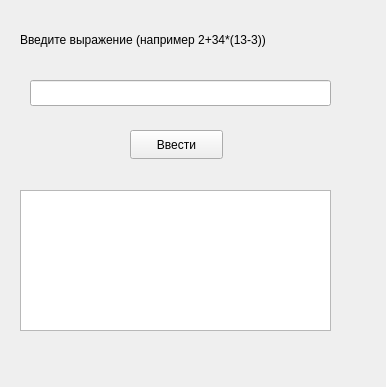
<?xml version="1.0" encoding="UTF-8"?>
<ui version="4.0">
 <class>MainTable</class>
 <widget class="QMainWindow" name="MainTable">
  <property name="geometry">
   <rect>
    <x>0</x>
    <y>0</y>
    <width>386</width>
    <height>387</height>
   </rect>
  </property>
  <property name="windowTitle">
   <string>MainTable</string>
  </property>
  <widget class="QWidget" name="centralwidget">
   <widget class="QLabel" name="label">
    <property name="geometry">
     <rect>
      <x>20</x>
      <y>20</y>
      <width>321</width>
      <height>41</height>
     </rect>
    </property>
    <property name="text">
     <string>&lt;html&gt;&lt;head/&gt;&lt;body&gt;&lt;p&gt;Введите выражение (например 2+34*(13-3))&lt;/p&gt;&lt;/body&gt;&lt;/html&gt;</string>
    </property>
   </widget>
   <widget class="QLineEdit" name="lineEdit">
    <property name="geometry">
     <rect>
      <x>30</x>
      <y>80</y>
      <width>301</width>
      <height>26</height>
     </rect>
    </property>
    <property name="text">
     <string/>
    </property>
   </widget>
   <widget class="QPushButton" name="Button">
    <property name="geometry">
     <rect>
      <x>130</x>
      <y>130</y>
      <width>93</width>
      <height>29</height>
     </rect>
    </property>
    <property name="text">
     <string>Ввести</string>
    </property>
   </widget>
   <widget class="QTableWidget" name="tableWidget">
    <property name="geometry">
     <rect>
      <x>20</x>
      <y>190</y>
      <width>311</width>
      <height>141</height>
     </rect>
    </property>
   </widget>
  </widget>
 </widget>
 <resources/>
 <connections/>
</ui>
